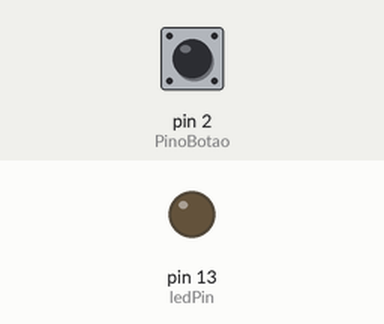
A sketch run on a simulated Arduino Uno, built with avr-gcc and run on an emulated ATmega328P. On the bench: output pins drawn as LEDs (lit = HIGH). The inputs (shaded band) are chosen by the test bench; at power-on: pin 2 (PinoBotao) LOW. What the sketch prints to the serial monitor is not drawn.

Above: at 1.2 s.
1.3 s: pin 2 (PinoBotao) pulled HIGH for 0.15 s
At 1.37 s:
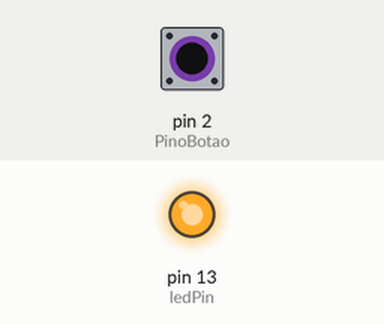
2.9 s: pin 2 (PinoBotao) pulled HIGH for 3.2 s
At 7.4 s:
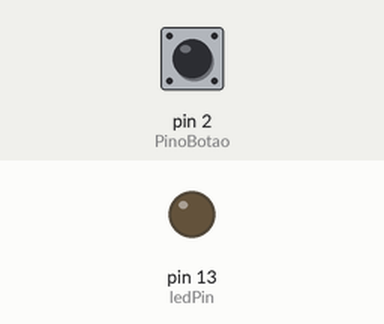
Timing chart, 0 to 8.9 s (numbered marks = the images above; inputs shaded):
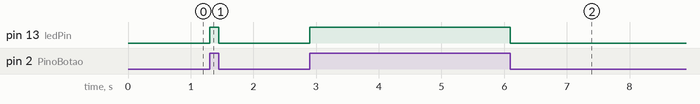

The sketch:

sketch_mar22a.ino
```cpp
#define  PinoBotao 2
const int ledPin = 13;

int buttonState = 0;

void setup() {
  Serial.begin(115200);
  pinMode(pinMode, INPUT);
  pinMode(ledPin, OUTPUT);

}

void loop() {
  Serial.println(digitalRead(PinoBotao));
  buttonState = digitalRead(PinoBotao);


  if(buttonState == HIGH){
    digitalWrite(ledPin, HIGH);
  }else {
    digitalWrite(ledPin, LOW);
  }

}
```

Measured:
- after the input at 1.3 s, pin 13 (ledPin): LOW → HIGH at once, → LOW 0.15 s later
- after the input at 2.9 s, pin 13 (ledPin): LOW → HIGH at once, → LOW 3.2 s later
